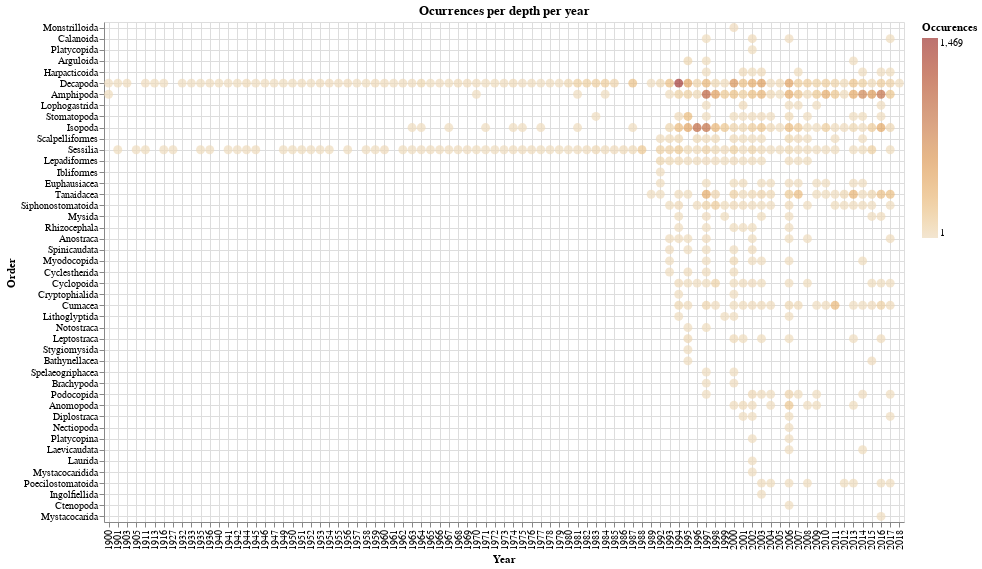

The code cell stored with this chart in its notebook:
### Code cell


### Figure 1 — Vega-Lite specification as saved in the notebook (floating-point values rounded to 4 significant figures; data arrays with more than 128 entries replaced by an {"elided": "..."} marker saying what was removed)
{"config": {"view": {"continuousWidth": 400, "continuousHeight": 300}, "circle": {}}, "data": {"name": "data-e347e2d971157b636df22c7d430e44c8"}, "mark": {"type": "circle", "size": 80}, "encoding": {"color": {"type": "quantitative", "field": "amount", "scale": {"scheme": "browns"}, "title": "Occurences"}, "x": {"type": "nominal", "axis": {"grid": true, "labels": true, "tickCount": 10}, "field": "year", "scale": {}, "title": "Year"}, "y": {"type": "nominal", "axis": {"grid": true}, "field": "order", "sort": {"field": "amount", "order": "descending"}, "title": "Order"}}, "height": 500, "title": "Ocurrences per depth per year", "width": 800, "$schema": "https://vega.github.io/schema/vega-lite/v4.0.0.json", "datasets": {"data-e347e2d971157b636df22c7d430e44c8": {"elided": "470 records"}}}
